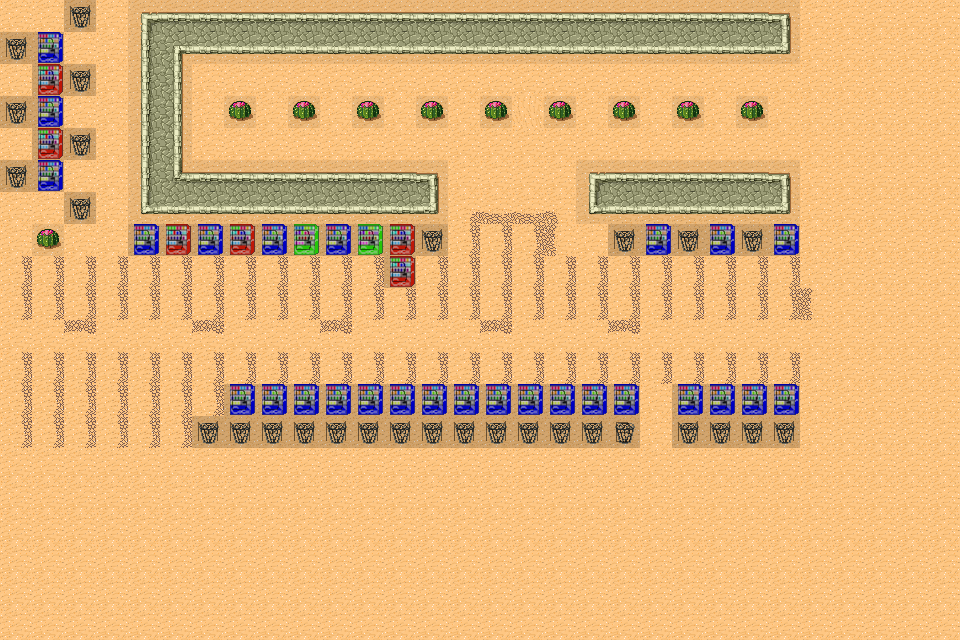

This game map was drawn from its Tiled (.tmx) file and the tilesets committed beside it. A one-line description and the trimmed map source follow:
An orthogonal 30x20 tile map with 32x32 px tiles, 3 tile layers (Background, Foreground, Meta), 2 tilesets and 2 objects (PlayerSpawnPoint, EnemySpawnPoint).

<map version="1.0" orientation="orthogonal" width="30" height="20" tilewidth="32" tileheight="32">
 <tileset firstgid="1" name="tmw_desert_spacing" tilewidth="32" tileheight="32" spacing="1" margin="1">
  <image source="tmw_desert_spacing.png" width="265" height="199" />
 </tileset>
 <tileset firstgid="49" name="meta_tiles" tilewidth="32" tileheight="32" spacing="1" margin="1">
  <image source="meta_tiles.png" width="133" height="34" />
  <tile id="0">
   <properties>
    <property name="Collidable" value="True" />
   </properties>
  </tile>
  <tile id="1">
   <properties>
    <property name="Collectable" value="True" />
   </properties>
  </tile>
  <tile id="2">
   <properties>
    <property name="Moveable" value="True" />
   </properties>
  </tile>
  <tile id="3">
   <properties>
    <property name="Breakable" value="True" />
   </properties>
  </tile>
 </tileset>
 <layer name="Background" width="30" height="20">
  <data>[600 cells, 600 non-empty, 21 distinct tile ids]</data>
 </layer>
 <objectgroup name="Objects" width="30" height="20">
  <object name="PlayerSpawnPoint" x="80" y="299" />
  <object name="EnemySpawnPoint" x="403" y="301" width="89" height="39" />
 </objectgroup>
 <layer name="Foreground" width="30" height="20">
  <data>[600 cells, 10 non-empty, 1 distinct tile ids]</data>
 </layer>
 <layer name="Meta" width="30" height="20">
  <data>[600 cells, 156 non-empty, 4 distinct tile ids]</data>
 </layer>
</map>